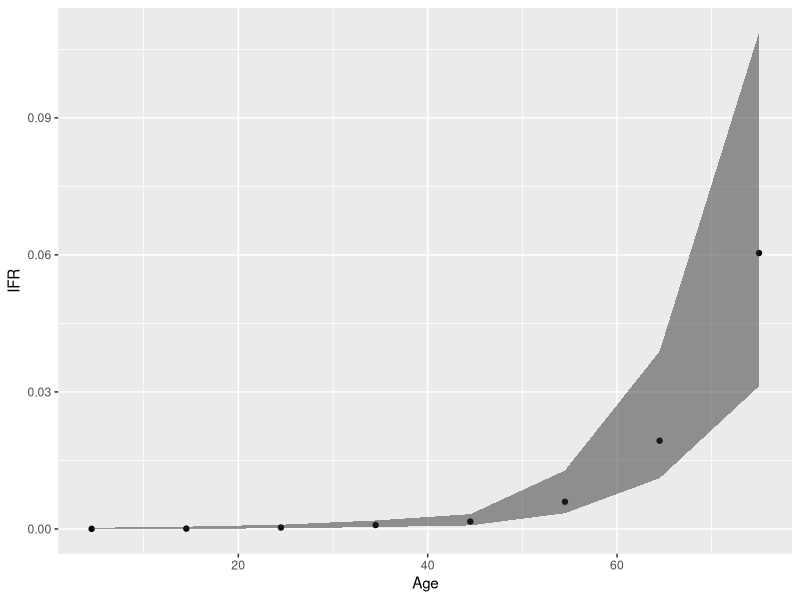
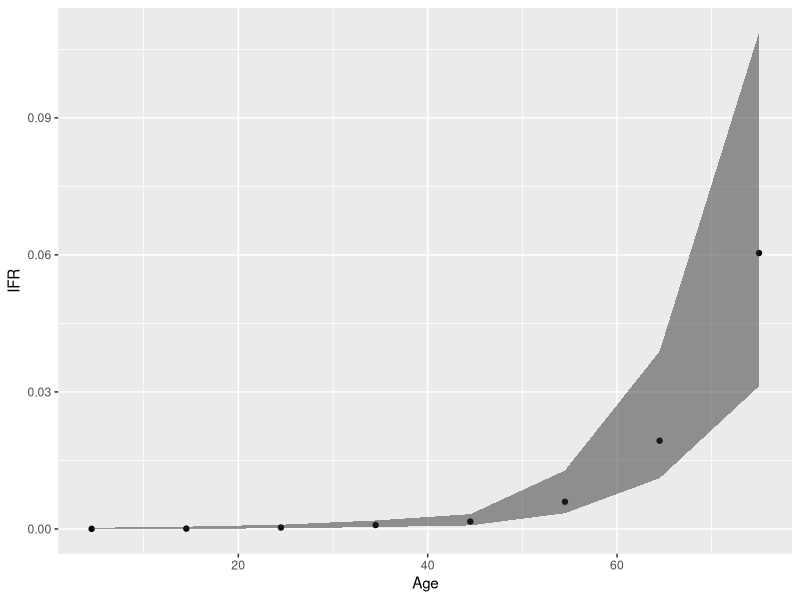
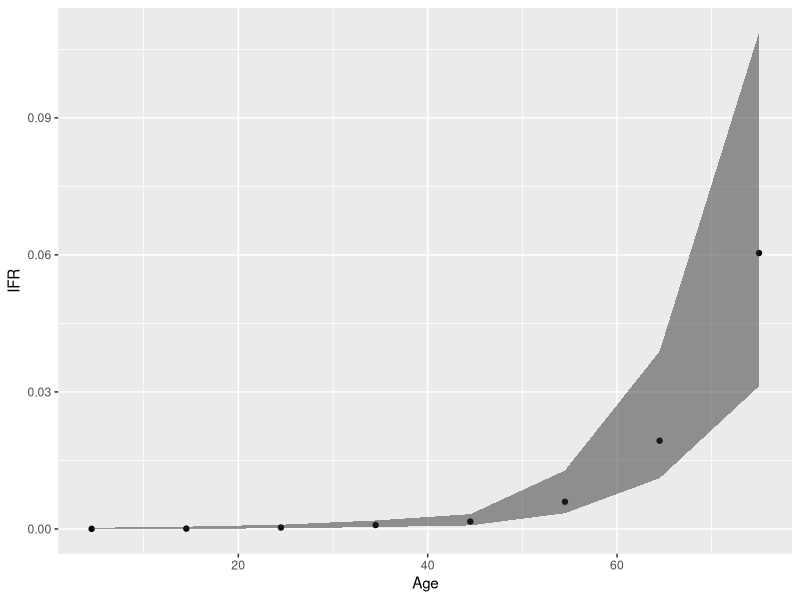

The R source for these figures, in order:
## load libraries
library(tidyverse)
library(svglite)

## load data
IFR <- read_csv("IFRImperial.csv", col_names = TRUE) %>%
    rename(ageCat = age) %>%
    mutate(ageCat = gsub("–", "-", ageCat)) %>%
    mutate(IFR = gsub("%", "", IFR)) %>%
    mutate(IFR = as.numeric(IFR) / 100) %>%
    mutate(CI = gsub("\\(", "", CI)) %>%
    mutate(CI = gsub("\\)", "", CI)) %>%
    separate(CI, c("LCI", "UCI"), sep = "–") %>%
    mutate(LCI = as.numeric(LCI) / 100) %>%
    mutate(UCI = as.numeric(UCI) / 100)

## match data roughly to age-classes used in the model
IFR <- mutate(IFR, ageCat = ifelse(ageCat == "70-79", "70+", ageCat)) %>%
    mutate(ageCat = ifelse(ageCat == "≥80", "70+", ageCat)) %>%
    group_by(ageCat) %>%
    summarise_all(mean) %>%
    arrange(ageCat)

## extract mid-points of age-classes
IFR <- IFR %>%
    mutate(ageCat = ifelse(ageCat == "70+", "70-80", ageCat)) %>%
    separate(ageCat, c("LB", "UB"), sep = "-", remove = FALSE) %>%
    mutate_at(vars(c("UB", "LB")), as.numeric) %>%
    mutate(ageMid = (LB + UB) / 2) %>%
    dplyr::select(-LB, -UB)

## plot bounds
p <- ggplot(IFR, aes(x = ageMid)) +
    geom_point(aes(y = IFR)) +
    geom_ribbon(aes(ymin = LCI, ymax = UCI), alpha = 0.5) +
    xlab("Age") + ylab("IFR")
ggsave("IFR.pdf", p)
ggsave("IFR.svg", p)
ggsave("IFR.png", p)

## save cleaned data
saveRDS(IFR, "IFR.rds")
